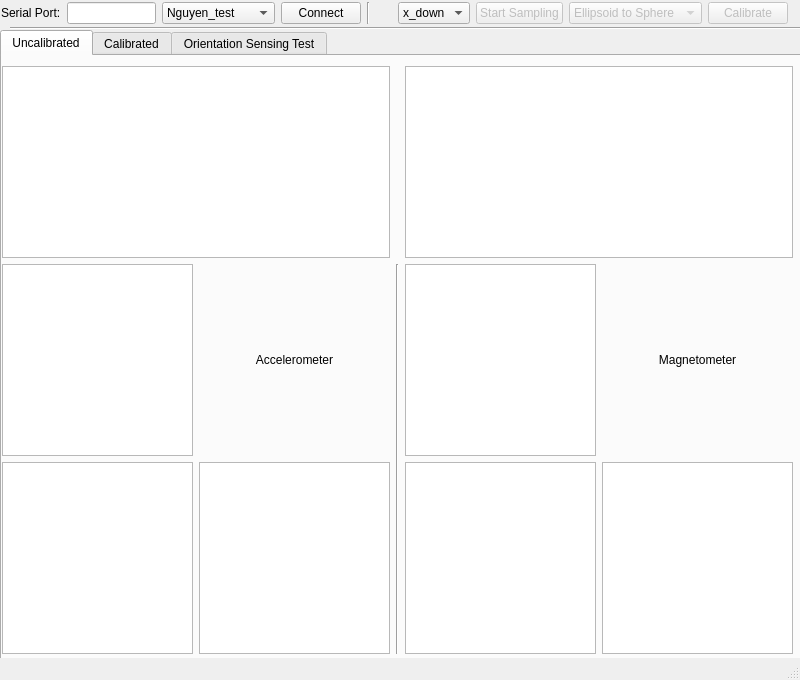
<?xml version="1.0" encoding="UTF-8"?>
<ui version="4.0">
 <class>FreeIMUCal</class>
 <widget class="QMainWindow" name="FreeIMUCal">
  <property name="geometry">
   <rect>
    <x>0</x>
    <y>0</y>
    <width>800</width>
    <height>680</height>
   </rect>
  </property>
  <property name="sizePolicy">
   <sizepolicy hsizetype="Fixed" vsizetype="Fixed">
    <horstretch>0</horstretch>
    <verstretch>0</verstretch>
   </sizepolicy>
  </property>
  <property name="minimumSize">
   <size>
    <width>800</width>
    <height>600</height>
   </size>
  </property>
  <property name="maximumSize">
   <size>
    <width>800</width>
    <height>680</height>
   </size>
  </property>
  <property name="windowTitle">
   <string>FreeIMU Calibration Application</string>
  </property>
  <property name="documentMode">
   <bool>false</bool>
  </property>
  <widget class="QWidget" name="centralwidget">
   <property name="sizePolicy">
    <sizepolicy hsizetype="Maximum" vsizetype="Maximum">
     <horstretch>0</horstretch>
     <verstretch>0</verstretch>
    </sizepolicy>
   </property>
   <widget class="Line" name="line">
    <property name="geometry">
     <rect>
      <x>10</x>
      <y>20</y>
      <width>791</width>
      <height>16</height>
     </rect>
    </property>
    <property name="orientation">
     <enum>Qt::Horizontal</enum>
    </property>
   </widget>
   <widget class="QTabWidget" name="tabWidget">
    <property name="geometry">
     <rect>
      <x>0</x>
      <y>30</y>
      <width>801</width>
      <height>631</height>
     </rect>
    </property>
    <property name="currentIndex">
     <number>0</number>
    </property>
    <widget class="QWidget" name="uncalibratedTab">
     <attribute name="title">
      <string>Uncalibrated</string>
     </attribute>
     <widget class="QWidget" name="gridLayoutWidget_4">
      <property name="geometry">
       <rect>
        <x>0</x>
        <y>10</y>
        <width>791</width>
        <height>588</height>
       </rect>
      </property>
      <layout class="QGridLayout" name="gridLayout_4" rowstretch="0,0">
       <property name="sizeConstraint">
        <enum>QLayout::SetMaximumSize</enum>
       </property>
       <item row="1" column="0">
        <layout class="QGridLayout" name="gridLayout_5">
         <item row="0" column="1">
          <widget class="QLabel" name="label_2">
           <property name="text">
            <string>Accelerometer</string>
           </property>
           <property name="alignment">
            <set>Qt::AlignCenter</set>
           </property>
          </widget>
         </item>
         <item row="1" column="0">
          <widget class="PlotWidget" name="accYZ">
           <property name="sizePolicy">
            <sizepolicy hsizetype="Expanding" vsizetype="Expanding">
             <horstretch>0</horstretch>
             <verstretch>1</verstretch>
            </sizepolicy>
           </property>
          </widget>
         </item>
         <item row="1" column="1">
          <widget class="PlotWidget" name="accZX">
           <property name="sizePolicy">
            <sizepolicy hsizetype="Expanding" vsizetype="Expanding">
             <horstretch>0</horstretch>
             <verstretch>1</verstretch>
            </sizepolicy>
           </property>
          </widget>
         </item>
         <item row="0" column="0">
          <widget class="PlotWidget" name="accXY">
           <property name="sizePolicy">
            <sizepolicy hsizetype="Expanding" vsizetype="Expanding">
             <horstretch>0</horstretch>
             <verstretch>1</verstretch>
            </sizepolicy>
           </property>
          </widget>
         </item>
        </layout>
       </item>
       <item row="1" column="2">
        <layout class="QGridLayout" name="gridLayout_3" columnstretch="0,0">
         <property name="sizeConstraint">
          <enum>QLayout::SetFixedSize</enum>
         </property>
         <item row="0" column="0">
          <widget class="PlotWidget" name="magnXY">
           <property name="sizePolicy">
            <sizepolicy hsizetype="Expanding" vsizetype="Expanding">
             <horstretch>0</horstretch>
             <verstretch>1</verstretch>
            </sizepolicy>
           </property>
          </widget>
         </item>
         <item row="1" column="0">
          <widget class="PlotWidget" name="magnYZ">
           <property name="sizePolicy">
            <sizepolicy hsizetype="Expanding" vsizetype="Expanding">
             <horstretch>0</horstretch>
             <verstretch>1</verstretch>
            </sizepolicy>
           </property>
          </widget>
         </item>
         <item row="1" column="1">
          <widget class="PlotWidget" name="magnZX">
           <property name="sizePolicy">
            <sizepolicy hsizetype="Expanding" vsizetype="Expanding">
             <horstretch>0</horstretch>
             <verstretch>1</verstretch>
            </sizepolicy>
           </property>
          </widget>
         </item>
         <item row="0" column="1">
          <widget class="QLabel" name="label_3">
           <property name="text">
            <string>Magnetometer</string>
           </property>
           <property name="alignment">
            <set>Qt::AlignCenter</set>
           </property>
          </widget>
         </item>
        </layout>
       </item>
       <item row="0" column="2">
        <widget class="GLViewWidget" name="magn3D">
         <property name="sizePolicy">
          <sizepolicy hsizetype="Expanding" vsizetype="Expanding">
           <horstretch>0</horstretch>
           <verstretch>0</verstretch>
          </sizepolicy>
         </property>
        </widget>
       </item>
       <item row="0" column="0">
        <widget class="GLViewWidget" name="acc3D">
         <property name="sizePolicy">
          <sizepolicy hsizetype="Minimum" vsizetype="Expanding">
           <horstretch>0</horstretch>
           <verstretch>0</verstretch>
          </sizepolicy>
         </property>
        </widget>
       </item>
       <item row="1" column="1">
        <widget class="Line" name="line_3">
         <property name="lineWidth">
          <number>1</number>
         </property>
         <property name="orientation">
          <enum>Qt::Vertical</enum>
         </property>
        </widget>
       </item>
      </layout>
     </widget>
    </widget>
    <widget class="QWidget" name="calibratedTab">
     <attribute name="title">
      <string>Calibrated</string>
     </attribute>
     <widget class="QWidget" name="horizontalLayoutWidget">
      <property name="geometry">
       <rect>
        <x>0</x>
        <y>380</y>
        <width>791</width>
        <height>181</height>
       </rect>
      </property>
      <layout class="QHBoxLayout" name="horizontalLayout">
       <item>
        <widget class="QGroupBox" name="groupBox">
         <property name="title">
          <string>Accelerometer</string>
         </property>
         <property name="alignment">
          <set>Qt::AlignLeading|Qt::AlignLeft|Qt::AlignVCenter</set>
         </property>
         <property name="flat">
          <bool>false</bool>
         </property>
         <property name="checkable">
          <bool>false</bool>
         </property>
         <widget class="QWidget" name="layoutWidget">
          <property name="geometry">
           <rect>
            <x>10</x>
            <y>20</y>
            <width>381</width>
            <height>154</height>
           </rect>
          </property>
          <layout class="QFormLayout" name="formLayout_3">
           <property name="sizeConstraint">
            <enum>QLayout::SetNoConstraint</enum>
           </property>
           <property name="fieldGrowthPolicy">
            <enum>QFormLayout::ExpandingFieldsGrow</enum>
           </property>
           <property name="labelAlignment">
            <set>Qt::AlignLeading|Qt::AlignLeft|Qt::AlignVCenter</set>
           </property>
           <item row="0" column="0">
            <widget class="QLabel" name="label_14">
             <property name="text">
              <string>Offset X</string>
             </property>
            </widget>
           </item>
           <item row="0" column="1">
            <widget class="QLineEdit" name="calRes_acc_OSx"/>
           </item>
           <item row="1" column="0">
            <widget class="QLabel" name="label_15">
             <property name="text">
              <string>Offset Y</string>
             </property>
            </widget>
           </item>
           <item row="1" column="1">
            <widget class="QLineEdit" name="calRes_acc_OSy">
             <property name="sizePolicy">
              <sizepolicy hsizetype="Expanding" vsizetype="Expanding">
               <horstretch>0</horstretch>
               <verstretch>0</verstretch>
              </sizepolicy>
             </property>
            </widget>
           </item>
           <item row="2" column="0">
            <widget class="QLabel" name="label_16">
             <property name="text">
              <string>Offset Z</string>
             </property>
            </widget>
           </item>
           <item row="2" column="1">
            <widget class="QLineEdit" name="calRes_acc_OSz"/>
           </item>
           <item row="3" column="0">
            <widget class="QLabel" name="label_17">
             <property name="text">
              <string>Scale X</string>
             </property>
            </widget>
           </item>
           <item row="3" column="1">
            <widget class="QLineEdit" name="calRes_acc_SCx"/>
           </item>
           <item row="4" column="0">
            <widget class="QLabel" name="label_18">
             <property name="text">
              <string>Scale Y</string>
             </property>
            </widget>
           </item>
           <item row="4" column="1">
            <widget class="QLineEdit" name="calRes_acc_SCy"/>
           </item>
           <item row="5" column="0">
            <widget class="QLabel" name="label_19">
             <property name="text">
              <string>Scale Z</string>
             </property>
            </widget>
           </item>
           <item row="5" column="1">
            <widget class="QLineEdit" name="calRes_acc_SCz"/>
           </item>
          </layout>
         </widget>
        </widget>
       </item>
       <item>
        <widget class="QGroupBox" name="groupBox_2">
         <property name="title">
          <string>Magnetometer</string>
         </property>
         <widget class="QWidget" name="layoutWidget_2">
          <property name="geometry">
           <rect>
            <x>10</x>
            <y>20</y>
            <width>381</width>
            <height>154</height>
           </rect>
          </property>
          <layout class="QFormLayout" name="formLayout_5">
           <property name="sizeConstraint">
            <enum>QLayout::SetNoConstraint</enum>
           </property>
           <property name="fieldGrowthPolicy">
            <enum>QFormLayout::ExpandingFieldsGrow</enum>
           </property>
           <property name="labelAlignment">
            <set>Qt::AlignLeading|Qt::AlignLeft|Qt::AlignVCenter</set>
           </property>
           <item row="0" column="0">
            <widget class="QLabel" name="label_27">
             <property name="text">
              <string>Offset X</string>
             </property>
            </widget>
           </item>
           <item row="0" column="1">
            <widget class="QLineEdit" name="calRes_magn_OSx"/>
           </item>
           <item row="1" column="0">
            <widget class="QLabel" name="label_28">
             <property name="text">
              <string>Offset Y</string>
             </property>
            </widget>
           </item>
           <item row="1" column="1">
            <widget class="QLineEdit" name="calRes_magn_OSy">
             <property name="sizePolicy">
              <sizepolicy hsizetype="Expanding" vsizetype="Expanding">
               <horstretch>0</horstretch>
               <verstretch>0</verstretch>
              </sizepolicy>
             </property>
            </widget>
           </item>
           <item row="2" column="0">
            <widget class="QLabel" name="label_29">
             <property name="text">
              <string>Offset Z</string>
             </property>
            </widget>
           </item>
           <item row="2" column="1">
            <widget class="QLineEdit" name="calRes_magn_OSz"/>
           </item>
           <item row="3" column="0">
            <widget class="QLabel" name="label_30">
             <property name="text">
              <string>Scale X</string>
             </property>
            </widget>
           </item>
           <item row="3" column="1">
            <widget class="QLineEdit" name="calRes_magn_SCx"/>
           </item>
           <item row="4" column="0">
            <widget class="QLabel" name="label_31">
             <property name="text">
              <string>Scale Y</string>
             </property>
            </widget>
           </item>
           <item row="4" column="1">
            <widget class="QLineEdit" name="calRes_magn_SCy"/>
           </item>
           <item row="5" column="0">
            <widget class="QLabel" name="label_32">
             <property name="text">
              <string>Scale Z</string>
             </property>
            </widget>
           </item>
           <item row="5" column="1">
            <widget class="QLineEdit" name="calRes_magn_SCz"/>
           </item>
          </layout>
         </widget>
        </widget>
       </item>
      </layout>
     </widget>
     <widget class="QWidget" name="horizontalLayoutWidget_2">
      <property name="geometry">
       <rect>
        <x>488</x>
        <y>560</y>
        <width>301</width>
        <height>31</height>
       </rect>
      </property>
      <layout class="QHBoxLayout" name="horizontalLayout_2">
       <item>
        <widget class="QPushButton" name="saveCalibrationEEPROMButton">
         <property name="enabled">
          <bool>false</bool>
         </property>
         <property name="toolTip">
          <string>Store the calibration parameters to the microcontroller EEPROM</string>
         </property>
         <property name="text">
          <string>Save to EEPROM</string>
         </property>
        </widget>
       </item>
       <item>
        <widget class="QPushButton" name="saveCalibrationHeaderButton">
         <property name="enabled">
          <bool>false</bool>
         </property>
         <property name="toolTip">
          <string>Store the calibration parameters in an header .h file. When such header is active the EEPROM calibration storage code is disabled thus saving program and data memory.</string>
         </property>
         <property name="text">
          <string>Save to calibration.h</string>
         </property>
        </widget>
       </item>
      </layout>
     </widget>
     <widget class="QWidget" name="horizontalLayoutWidget_3">
      <property name="geometry">
       <rect>
        <x>0</x>
        <y>0</y>
        <width>791</width>
        <height>381</height>
       </rect>
      </property>
      <layout class="QHBoxLayout" name="horizontalLayout_3">
       <item>
        <widget class="QTabWidget" name="tabWidget_2">
         <property name="tabPosition">
          <enum>QTabWidget::South</enum>
         </property>
         <property name="tabShape">
          <enum>QTabWidget::Rounded</enum>
         </property>
         <property name="currentIndex">
          <number>0</number>
         </property>
         <property name="usesScrollButtons">
          <bool>true</bool>
         </property>
         <property name="documentMode">
          <bool>false</bool>
         </property>
         <property name="tabsClosable">
          <bool>false</bool>
         </property>
         <property name="movable">
          <bool>false</bool>
         </property>
         <widget class="QWidget" name="tab">
          <attribute name="title">
           <string>Acc XY</string>
          </attribute>
          <widget class="PlotWidget" name="accXY_cal">
           <property name="geometry">
            <rect>
             <x>0</x>
             <y>0</y>
             <width>781</width>
             <height>351</height>
            </rect>
           </property>
           <property name="sizePolicy">
            <sizepolicy hsizetype="Expanding" vsizetype="Expanding">
             <horstretch>0</horstretch>
             <verstretch>1</verstretch>
            </sizepolicy>
           </property>
          </widget>
         </widget>
         <widget class="QWidget" name="tab_4">
          <attribute name="title">
           <string>Acc YZ</string>
          </attribute>
          <widget class="PlotWidget" name="accYZ_cal">
           <property name="geometry">
            <rect>
             <x>0</x>
             <y>0</y>
             <width>781</width>
             <height>351</height>
            </rect>
           </property>
           <property name="sizePolicy">
            <sizepolicy hsizetype="Expanding" vsizetype="Expanding">
             <horstretch>0</horstretch>
             <verstretch>1</verstretch>
            </sizepolicy>
           </property>
          </widget>
         </widget>
         <widget class="QWidget" name="tab_3">
          <attribute name="title">
           <string>Acc ZX</string>
          </attribute>
          <widget class="PlotWidget" name="accZX_cal">
           <property name="geometry">
            <rect>
             <x>0</x>
             <y>0</y>
             <width>781</width>
             <height>351</height>
            </rect>
           </property>
           <property name="sizePolicy">
            <sizepolicy hsizetype="Expanding" vsizetype="Expanding">
             <horstretch>0</horstretch>
             <verstretch>1</verstretch>
            </sizepolicy>
           </property>
          </widget>
         </widget>
         <widget class="QWidget" name="tab_7">
          <attribute name="title">
           <string>Acc 3D</string>
          </attribute>
          <widget class="GLViewWidget" name="acc3D_cal">
           <property name="geometry">
            <rect>
             <x>0</x>
             <y>0</y>
             <width>389</width>
             <height>351</height>
            </rect>
           </property>
           <property name="sizePolicy">
            <sizepolicy hsizetype="Minimum" vsizetype="Expanding">
             <horstretch>0</horstretch>
             <verstretch>0</verstretch>
            </sizepolicy>
           </property>
          </widget>
         </widget>
        </widget>
       </item>
       <item>
        <widget class="QTabWidget" name="tabWidget_3">
         <property name="tabPosition">
          <enum>QTabWidget::South</enum>
         </property>
         <property name="tabShape">
          <enum>QTabWidget::Rounded</enum>
         </property>
         <property name="currentIndex">
          <number>0</number>
         </property>
         <property name="usesScrollButtons">
          <bool>true</bool>
         </property>
         <property name="documentMode">
          <bool>false</bool>
         </property>
         <property name="tabsClosable">
          <bool>false</bool>
         </property>
         <property name="movable">
          <bool>false</bool>
         </property>
         <widget class="QWidget" name="tab_2">
          <attribute name="title">
           <string>Magn XY</string>
          </attribute>
          <widget class="PlotWidget" name="magnXY_cal">
           <property name="geometry">
            <rect>
             <x>0</x>
             <y>0</y>
             <width>781</width>
             <height>351</height>
            </rect>
           </property>
           <property name="sizePolicy">
            <sizepolicy hsizetype="Expanding" vsizetype="Expanding">
             <horstretch>0</horstretch>
             <verstretch>1</verstretch>
            </sizepolicy>
           </property>
          </widget>
         </widget>
         <widget class="QWidget" name="tab_5">
          <attribute name="title">
           <string>Magn YZ</string>
          </attribute>
          <widget class="PlotWidget" name="magnYZ_cal">
           <property name="geometry">
            <rect>
             <x>0</x>
             <y>0</y>
             <width>781</width>
             <height>351</height>
            </rect>
           </property>
           <property name="sizePolicy">
            <sizepolicy hsizetype="Expanding" vsizetype="Expanding">
             <horstretch>0</horstretch>
             <verstretch>1</verstretch>
            </sizepolicy>
           </property>
          </widget>
         </widget>
         <widget class="QWidget" name="tab_6">
          <attribute name="title">
           <string>Magn ZX</string>
          </attribute>
          <widget class="PlotWidget" name="magnZX_cal">
           <property name="geometry">
            <rect>
             <x>0</x>
             <y>0</y>
             <width>781</width>
             <height>351</height>
            </rect>
           </property>
           <property name="sizePolicy">
            <sizepolicy hsizetype="Expanding" vsizetype="Expanding">
             <horstretch>0</horstretch>
             <verstretch>1</verstretch>
            </sizepolicy>
           </property>
          </widget>
         </widget>
         <widget class="QWidget" name="tab_8">
          <attribute name="title">
           <string>Magn 3D</string>
          </attribute>
          <widget class="GLViewWidget" name="magn3D_cal">
           <property name="geometry">
            <rect>
             <x>0</x>
             <y>0</y>
             <width>389</width>
             <height>351</height>
            </rect>
           </property>
           <property name="sizePolicy">
            <sizepolicy hsizetype="Minimum" vsizetype="Expanding">
             <horstretch>0</horstretch>
             <verstretch>0</verstretch>
            </sizepolicy>
           </property>
          </widget>
         </widget>
        </widget>
       </item>
      </layout>
     </widget>
     <widget class="QWidget" name="horizontalLayoutWidget_4">
      <property name="geometry">
       <rect>
        <x>0</x>
        <y>560</y>
        <width>161</width>
        <height>31</height>
       </rect>
      </property>
      <layout class="QHBoxLayout" name="horizontalLayout_4">
       <item>
        <widget class="QPushButton" name="clearCalibrationEEPROMButton">
         <property name="enabled">
          <bool>false</bool>
         </property>
         <property name="toolTip">
          <string>&lt;html&gt;&lt;head/&gt;&lt;body&gt;&lt;p&gt;Clear any calibration parameter from the microcontroller EEPROM&lt;/p&gt;&lt;/body&gt;&lt;/html&gt;</string>
         </property>
         <property name="text">
          <string>Clear EEPROM</string>
         </property>
        </widget>
       </item>
      </layout>
     </widget>
    </widget>
    <widget class="QWidget" name="tab_9">
     <attribute name="title">
      <string>Orientation Sensing Test</string>
     </attribute>
     <widget class="QLabel" name="label_4">
      <property name="geometry">
       <rect>
        <x>290</x>
        <y>270</y>
        <width>261</width>
        <height>16</height>
       </rect>
      </property>
      <property name="text">
       <string>To Be Implemented</string>
      </property>
     </widget>
    </widget>
   </widget>
   <widget class="QWidget" name="">
    <property name="geometry">
     <rect>
      <x>1</x>
      <y>1</y>
      <width>787</width>
      <height>25</height>
     </rect>
    </property>
    <layout class="QGridLayout" name="gridLayout">
     <item row="0" column="0">
      <widget class="QLabel" name="label">
       <property name="text">
        <string>Serial Port:</string>
       </property>
      </widget>
     </item>
     <item row="0" column="1">
      <widget class="QLineEdit" name="serialPortEdit"/>
     </item>
     <item row="0" column="2">
      <widget class="QComboBox" name="serialProtocol">
       <property name="enabled">
        <bool>true</bool>
       </property>
       <property name="toolTip">
        <string>Serial Protocol to Communicate with IMU</string>
       </property>
       <item>
        <property name="text">
         <string>Nguyen_test</string>
        </property>
       </item>
       <item>
        <property name="text">
         <string>FreeIMU_serial</string>
        </property>
       </item>
      </widget>
     </item>
     <item row="0" column="3">
      <widget class="QPushButton" name="connectButton">
       <property name="toolTip">
        <string>Connect or Disconnect from the Arduino</string>
       </property>
       <property name="text">
        <string>Connect</string>
       </property>
      </widget>
     </item>
     <item row="0" column="4">
      <widget class="Line" name="line_2">
       <property name="orientation">
        <enum>Qt::Vertical</enum>
       </property>
      </widget>
     </item>
     <item row="0" column="5">
      <spacer name="horizontalSpacer">
       <property name="orientation">
        <enum>Qt::Horizontal</enum>
       </property>
       <property name="sizeHint" stdset="0">
        <size>
         <width>40</width>
         <height>20</height>
        </size>
       </property>
      </spacer>
     </item>
     <item row="0" column="6">
      <widget class="QComboBox" name="cbSampleType">
       <property name="currentIndex">
        <number>1</number>
       </property>
       <item>
        <property name="text">
         <string>all</string>
        </property>
       </item>
       <item>
        <property name="text">
         <string>x_down</string>
        </property>
       </item>
       <item>
        <property name="text">
         <string>y_down</string>
        </property>
       </item>
       <item>
        <property name="text">
         <string>z_down</string>
        </property>
       </item>
      </widget>
     </item>
     <item row="0" column="7">
      <widget class="QPushButton" name="samplingToggleButton">
       <property name="enabled">
        <bool>false</bool>
       </property>
       <property name="toolTip">
        <string>Toggle Start/Stop sampling of sensor data from the IMU</string>
       </property>
       <property name="text">
        <string>Start Sampling</string>
       </property>
       <property name="autoDefault">
        <bool>false</bool>
       </property>
       <property name="default">
        <bool>false</bool>
       </property>
       <property name="flat">
        <bool>false</bool>
       </property>
      </widget>
     </item>
     <item row="0" column="8">
      <widget class="QComboBox" name="calAlgorithmComboBox">
       <property name="enabled">
        <bool>false</bool>
       </property>
       <property name="toolTip">
        <string>&lt;html&gt;&lt;head/&gt;&lt;body&gt;&lt;p&gt;Calibration Algorithm used.&lt;/p&gt;&lt;/body&gt;&lt;/html&gt;</string>
       </property>
       <item>
        <property name="text">
         <string>Ellipsoid to Sphere</string>
        </property>
       </item>
      </widget>
     </item>
     <item row="0" column="9">
      <widget class="QPushButton" name="calibrateButton">
       <property name="enabled">
        <bool>false</bool>
       </property>
       <property name="toolTip">
        <string>Run calibration algorithm over the data collected</string>
       </property>
       <property name="text">
        <string>Calibrate</string>
       </property>
      </widget>
     </item>
    </layout>
   </widget>
  </widget>
  <widget class="QStatusBar" name="statusbar"/>
 </widget>
 <customwidgets>
  <customwidget>
   <class>PlotWidget</class>
   <extends>QGraphicsView</extends>
   <header>pyqtgraph</header>
  </customwidget>
  <customwidget>
   <class>GLViewWidget</class>
   <extends>QGraphicsView</extends>
   <header>pyqtgraph.opengl</header>
  </customwidget>
 </customwidgets>
 <resources/>
 <connections/>
</ui>
